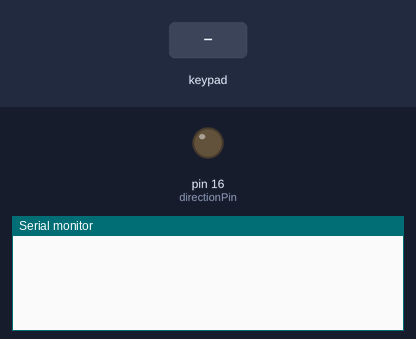
Bench run of a sketch on a simulated Arduino Uno, built with avr-gcc and run on an emulated ATmega328P. Shown: output pins drawn as LEDs (lit = HIGH), the last lines printed to the serial monitor. Inputs (shaded band) come from the test bench.

Above: at 1.2 s.
1.3 s: key '1' pressed
At 1.7 s:
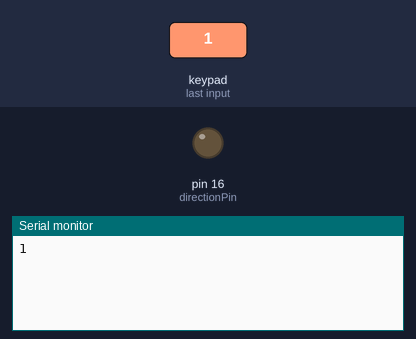
2.8 s: keypad keys 9 8 7 6 # pressed 0.4 s apart
At 5.5 s:
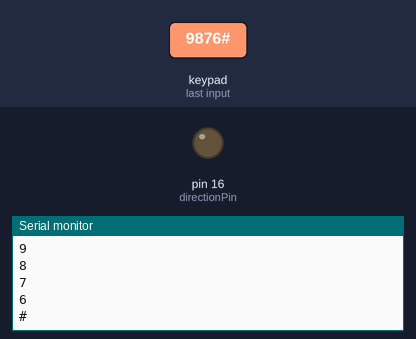
6.3 s: key 'A' pressed
At 6.9 s:
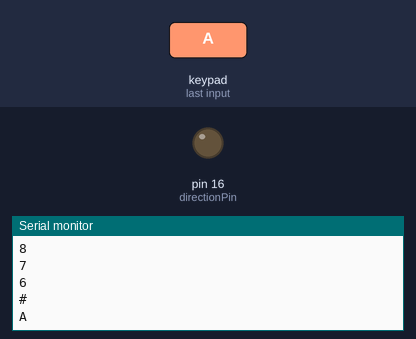
7.8 s: keypad keys 9 8 7 6 * pressed 0.4 s apart
At 10.3 s:
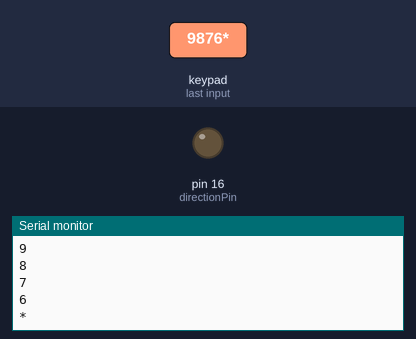
11.3 s: key 'B' pressed
At 12.0 s:
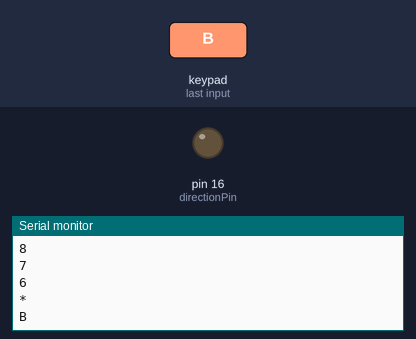
12.8 s: keypad keys 9 8 7 6 D pressed 0.4 s apart
At 15.4 s:
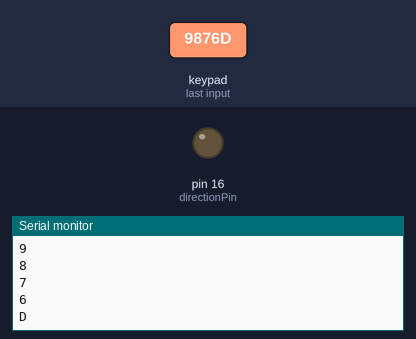
Timing chart, 0 to 16.9 s (numbered marks = the images above; inputs shaded):
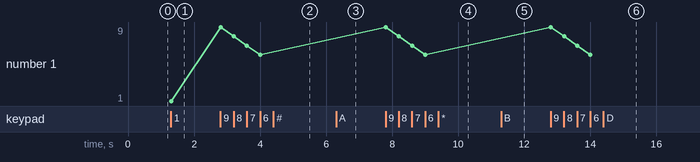

The sketch:

main.ino
```cpp
#include "lcd.h"
#include "servo.h"
#include "stepper.h"

/* @file EventSerialKeypad.pde
 || @version 1.0
 || @author Alexander Brevig
 || @contact alexanderbrevig@gmail.com
 ||
 || @description
 || | Demonstrates using the KeypadEvent.
 || #
 */
#include <Keypad.h>

const byte ROWS = 4; //four rows
const byte COLS = 4; //three columns
char keys[ROWS][COLS] = {
    {'1','2','3','A'},
    {'4','5','6','B'},
    {'7','8','9','C'},
    {'*','0','#','D'}
};

byte rowPins[ROWS] = {9,8, 7, 6}; //connect to the row pinouts of the keypad
byte colPins[COLS] = {5, 4, 3, 2}; //connect to the column pinouts of the keypad

Keypad keypad = Keypad( makeKeymap(keys), rowPins, colPins, ROWS, COLS );

void setup(){
  Serial.begin(115200);
  stepperSetup();
  servoSetup();
  LCDSetup();
  keypad.addEventListener(keypadEvent); // Add an event listener for this keypad
}

void loop(){
  char key = keypad.getKey();
  if (key) {
        Serial.println(key);
  }
}

// Taking care of some special events.
void keypadEvent(KeypadEvent key){
    switch (keypad.getState()){
    case PRESSED:

        break;

    case RELEASED:
        if (key == "#"){
          successLCD();
          break;
        }
        updateLCD(key);
        break;

    /*case HOLD:

        break;*/
    }
}
```

servo.h
```cpp
extern void servoSetup();

extern void openGate(int x);
```

stepper.cpp
```cpp
#include <Arduino.h>

//Pin Config
#define stepPin 4
#define directionPin 16

void stepperSetup() {
  pinMode (stepPin, OUTPUT);
  pinMode (directionPin, OUTPUT);
}

void sodaDelivery(int x) {
  //forward direction
  digitalWrite(directionPin, HIGH);
  //200 steps for one full cycle rotation
  for (int x = 0; x <200; x++){
    digitalWrite(stepPin, HIGH);
    //delay(20);
    digitalWrite(stepPin, LOW);
    delay(25);
  }
  //one sec delay
  delay(1000);

  //reverse direction
  digitalWrite(directionPin, LOW);

  for (int x = 0; x <200; x++){
    digitalWrite(stepPin, HIGH);
    //delay(20);
    digitalWrite(stepPin, LOW);
    delay(25);
  }
}
```

stepper.h
```cpp
extern void stepperSetup();

extern void sodaDelivery(int x);
```

lcd.h
```cpp
extern void LCDSetup();
extern void updateLCD(char x);
extern void defaultLCDDisplay();
extern void scrollText(int row, String message, int delayTime, int lcdColumns);
extern void clearLCD();
extern void successLCD();
```

Measured:
- after the input at 1.3 s, the serial monitor: prints a new line at once (image 1)
- after the input at 2.8 s, the serial monitor: prints a new line at once (image 2)
- after the input at 6.3 s, the serial monitor: prints a new line at once (image 3)
- after the input at 7.8 s, the serial monitor: prints a new line at once (image 4)
- after the input at 11.3 s, the serial monitor: prints a new line at once (image 5)
- after the input at 12.8 s, the serial monitor: prints a new line at once (image 6)
- plotted number 1: 1 → 6 after the input at 2.8 s
